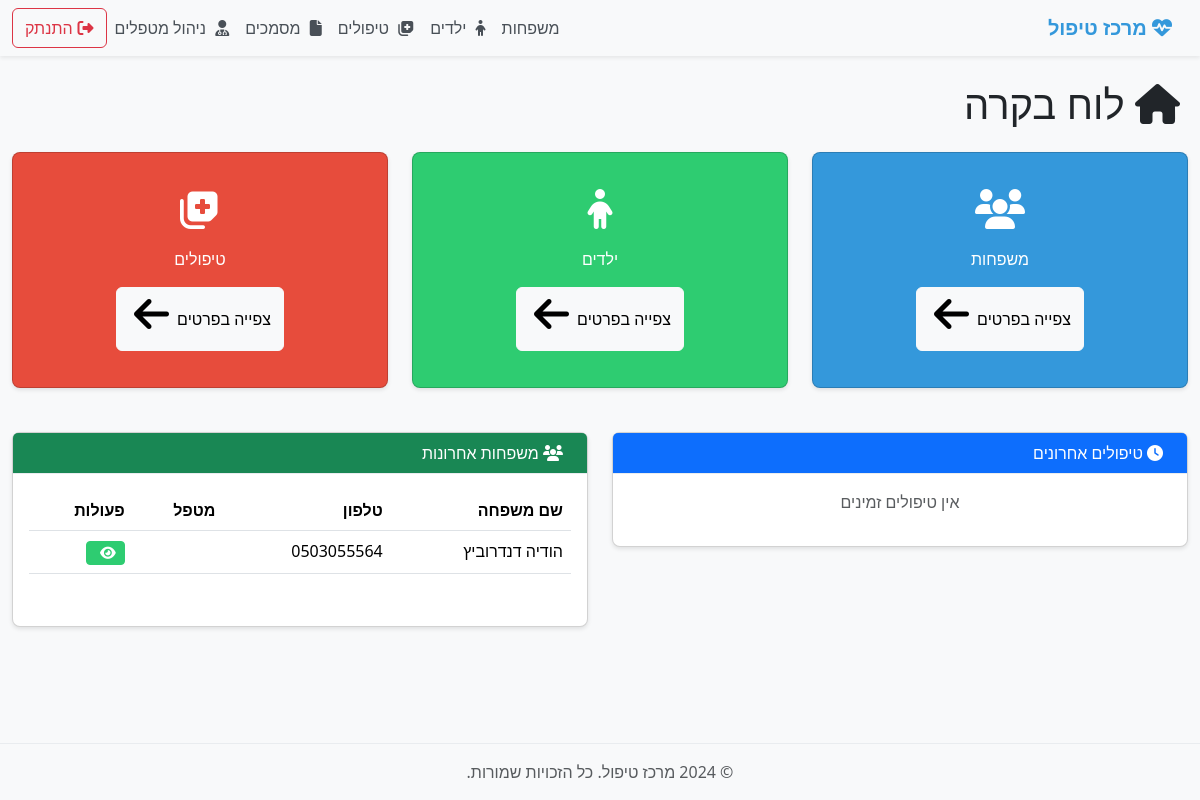
Page / (signed in) on the earlier database version.
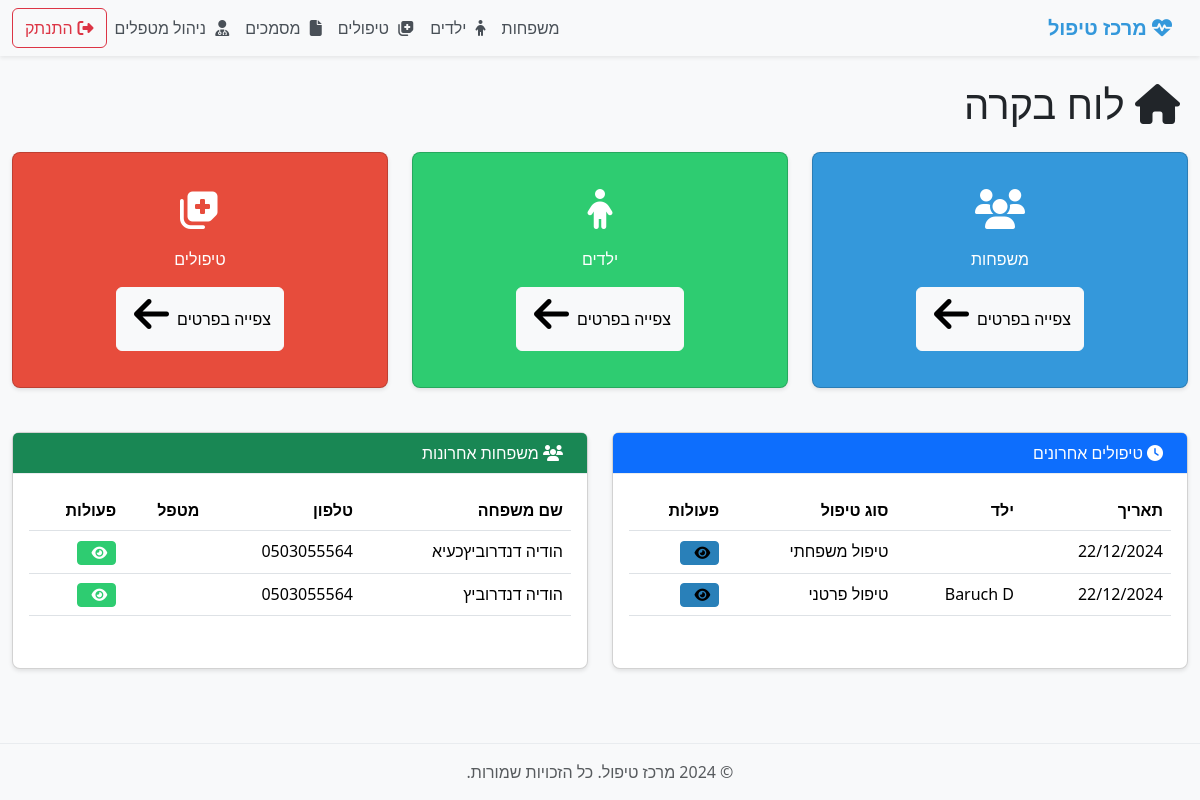
Same page on the later database version.
### treatment_app/models.py (models this page shows, shortened)
class Family(models.Model):
    PARENTS_TYPE_CHOICES = [
        ('both', _('שני הורים')),
        ('father', _('אב בלבד')),
        ('mother', _('אם בלבד')),
    ]
    name = models.CharField(max_length=100, verbose_name=_('שם משפחה'))
    address = models.CharField(max_length=200, verbose_name=_('כתובת'))
    phone = models.CharField(max_length=20, verbose_name=_('טלפון'))
    email = models.EmailField(verbose_name=_('דוא"ל'), blank=True, null=True)
    parents_type = models.CharField(max_length=10, choices=PARENTS_TYPE_CHOICES, verbose_name=_('סוג הורות'), default='both')
    father_name = models.CharField(max_length=100, verbose_name=_('שם האב'), blank=True, null=True)
    father_phone = models.CharField(max_length=20, verbose_name=_('טלפון האב'), blank=True, null=True)
    father_email = models.EmailField(verbose_name=_('דוא"ל האב'), blank=True, null=True)
    mother_name = models.CharField(max_length=100, verbose_name=_('שם האם'), blank=True, null=True)
    mother_phone = models.CharField(max_length=20, verbose_name=_('טלפון האם'), blank=True, null=True)
    mother_email = models.EmailField(verbose_name=_('דוא"ל האם'), blank=True, null=True)
    therapist = models.ForeignKey(User, on_delete=models.SET_NULL, null=True, verbose_name=_('מטפל'), related_name='families')
    consent_form = models.FileField(
        upload_to='consent_forms/',
        verbose_name=_('טופס הסכמה'),
        blank=True,
        null=True,
        validators=[FileExtensionValidator(allowed_extensions=['pdf', 'doc', 'docx'])]
    )
    confidentiality_waiver = models.FileField(
        upload_to='confidentiality_waivers/',
        verbose_name=_('טופס ויתור סודיות'),
        blank=True,
        null=True,
        validators=[FileExtensionValidator(allowed_extensions=['pdf', 'doc', 'docx'])]
    )
    consent_form_date = models.DateField(verbose_name=_('תאריך טופס הסכמה'), blank=True, null=True)
    confidentiality_waiver_date = models.DateField(verbose_name=_('תאריך ויתור סודיות'), blank=True, null=True)
    notes = models.TextField(verbose_name=_('הערות'), blank=True)
    created_at = models.DateTimeField(auto_now_add=True, verbose_name=_('נוצר ב'))
    updated_at = models.DateTimeField(auto_now=True, verbose_name=_('עודכן ב'))
    class Meta:
        verbose_name = _('משפחה')
        verbose_name_plural = _('משפחות')
        ordering = ['name']

class Treatment(models.Model):
    TREATMENT_TYPE_CHOICES = [
        ('individual', _('טיפול פרטני')),
        ('family', _('טיפול משפחתי')),
        ('parent', _('הדרכת הורים')),
    ]
    type = models.CharField(max_length=20, choices=TREATMENT_TYPE_CHOICES, verbose_name=_('סוג טיפול'), default='individual')
    family = models.ForeignKey(Family, on_delete=models.CASCADE, related_name='family_treatments', null=True, blank=True)
    child = models.ForeignKey(Child, on_delete=models.CASCADE, related_name='treatments', null=True, blank=True)
    date = models.DateTimeField(verbose_name=_('תאריך'))
    therapist = models.ForeignKey(
        User,
        on_delete=models.SET_NULL,
        null=True,
        verbose_name=_('מטפל'),
        related_name='treatments'
    )
    summary = models.TextField(verbose_name=_('סיכום'))
    next_steps = models.TextField(verbose_name=_('צעדים הבאים'), blank=True, null=True)
    created_at = models.DateTimeField(auto_now_add=True)
    updated_at = models.DateTimeField(auto_now=True)
    class Meta:
        verbose_name = _('טיפול')
        verbose_name_plural = _('טיפולים')
        ordering = ['-date']

class Child(models.Model):
    family = models.ForeignKey(
        Family,
        on_delete=models.CASCADE,
        related_name='children',
        verbose_name=_('משפחה')
    )
    name = models.CharField(max_length=100, verbose_name=_('שם הילד'))
    birth_date = models.DateField(verbose_name=_('תאריך לידה'))
    gender = models.CharField(
        max_length=10,
        choices=[('male', _('זכר')), ('female', _('נקבה'))],
        verbose_name=_('מגדר')
    )
    school = models.CharField(max_length=100, verbose_name=_('בית ספר'), blank=True)
    grade = models.CharField(max_length=20, verbose_name=_('כיתה'), blank=True)
    teacher_name = models.CharField(max_length=100, verbose_name=_('שם המורה'), blank=True)
    teacher_phone = models.CharField(max_length=20, verbose_name=_('טלפון המורה'), blank=True)
    school_counselor_name = models.CharField(max_length=100, verbose_name=_('שם היועץ/ת'), blank=True)
    school_counselor_phone = models.CharField(max_length=20, verbose_name=_('טלפון היועץ/ת'), blank=True)
    allergies = models.TextField(verbose_name=_('אלרגיות'), blank=True)
    medications = models.TextField(verbose_name=_('תרופות'), blank=True)
    special_needs = models.TextField(verbose_name=_('צרכים מיוחדים'), blank=True)
    medical_info = models.TextField(verbose_name=_('מידע רפואי'), blank=True)
    notes = models.TextField(verbose_name=_('הערות'), blank=True)
    therapist = models.ForeignKey(
        'TherapistProfile',
        on_delete=models.SET_NULL,
        null=True,
        blank=True,
        verbose_name=_('מטפל')
    )
    created_at = models.DateTimeField(auto_now_add=True, verbose_name=_('נוצר ב'))
    updated_at = models.DateTimeField(auto_now=True, verbose_name=_('עודכן ב'))
    class Meta:
        verbose_name = _('ילד')
        verbose_name_plural = _('ילדים')
        ordering = ['family', 'name']

### treatment_app/views.py (the view, shortened to what this page needs)
# urls.py: path('', views.dashboard, name='dashboard'),
@login_required
def dashboard(request):
    user = request.user
    context = {}
    context['recent_treatments'] = Treatment.objects.order_by('-date')[:5]
    context['recent_documents'] = Document.objects.order_by('-created_at')[:5]
    if user.is_superuser:
        context['recent_families'] = Family.objects.all().order_by('-created_at')[:5]
        context['recent_children'] = Child.objects.all().order_by('-created_at')[:5]
    return render(request, 'treatment_app/dashboard.html', context)

### treatment_app/templates/treatment_app/dashboard.html (shortened to what the changed rows need)
{% extends "treatment_app/base.html" %}
{% load static %}
{% block content %}
<div class="container-fluid">
    <div class="row">
        <div class="col-12">
            <h1 class="mb-4">
                <i class="fas fa-home me-2"></i> לוח בקרה
            </h1>
        </div>
    </div>
    <div class="row">
        <div class="col-md-6">
            <div class="card">
                <div class="card-body">
                    {% if recent_treatments %}
                        <div class="table-responsive">
                            <table class="table table-hover">
                                <thead>
                                    <tr>
                                        <th>תאריך</th>
                                        <th>ילד</th>
                                        <th>סוג טיפול</th>
                                        <th>פעולות</th>
                                    </tr>
                                </thead>
                                <tbody>
                                    {% for treatment in recent_treatments %}
                                    <tr>
                                        <td>{{ treatment.date|date:"d/m/Y" }}</td>
                                        <td>{{ treatment.child.name }}</td>
                                        <td>{{ treatment.get_type_display }}</td>
                                        <td>
                                            <a href="{% url 'treatment_app:treatment-detail' treatment.pk %}" class="btn btn-sm btn-info">
                                                <i class="fas fa-eye"></i>
                                            </a>
                                        </td>
                                    </tr>
                                    {% endfor %}
                                </tbody>
                            </table>
                        </div>
                    {% else %}
                        <p class="text-muted text-center">אין טיפולים זמינים</p>
                    {% endif %}
                </div>
            </div>
        </div>
        <div class="col-md-6">
            <div class="card">
                <div class="card-body">
                    {% if recent_families %}
                        <div class="table-responsive">
                            <table class="table table-hover">
                                <thead>
                                    <tr>
                                        <th>שם משפחה</th>
                                        <th>טלפון</th>
                                        <th>מטפל</th>
                                        <th>פעולות</th>
                                    </tr>
                                </thead>
                                <tbody>
                                    {% for family in recent_families %}
                                    <tr>
                                        <td>{{ family.name }}</td>
                                        <td>{{ family.phone }}</td>
                                        <td>{{ family.therapist.first_name }} {{ family.therapist.last_name }}</td>
                                        <td>
                                            <a href="{% url 'treatment_app:family-detail' family.pk %}" class="btn btn-sm btn-success">
                                                <i class="fas fa-eye"></i>
                                            </a>
                                        </td>
                                    </tr>
                                    {% endfor %}
                                </tbody>
                            </table>
                        </div>
                    {% else %}
                        <p class="text-muted text-center">אין משפחות זמינות</p>
                    {% endif %}
                </div>
            </div>
        </div>
    </div>
</div>
{% endblock %}

Differences in the rows shown:
added Treatment: date "22/12/2024", type "טיפול משפחתי"
added Treatment: date "22/12/2024", child.name "Baruch D", type "טיפול פרטני"
added Family: name "הודיה דנדרוביץכעיא", phone "0503055564"
Other differences:
text no longer shown: "אין טיפולים זמינים"
text now shown: "תאריך ילד סוג טיפול פעולות"
